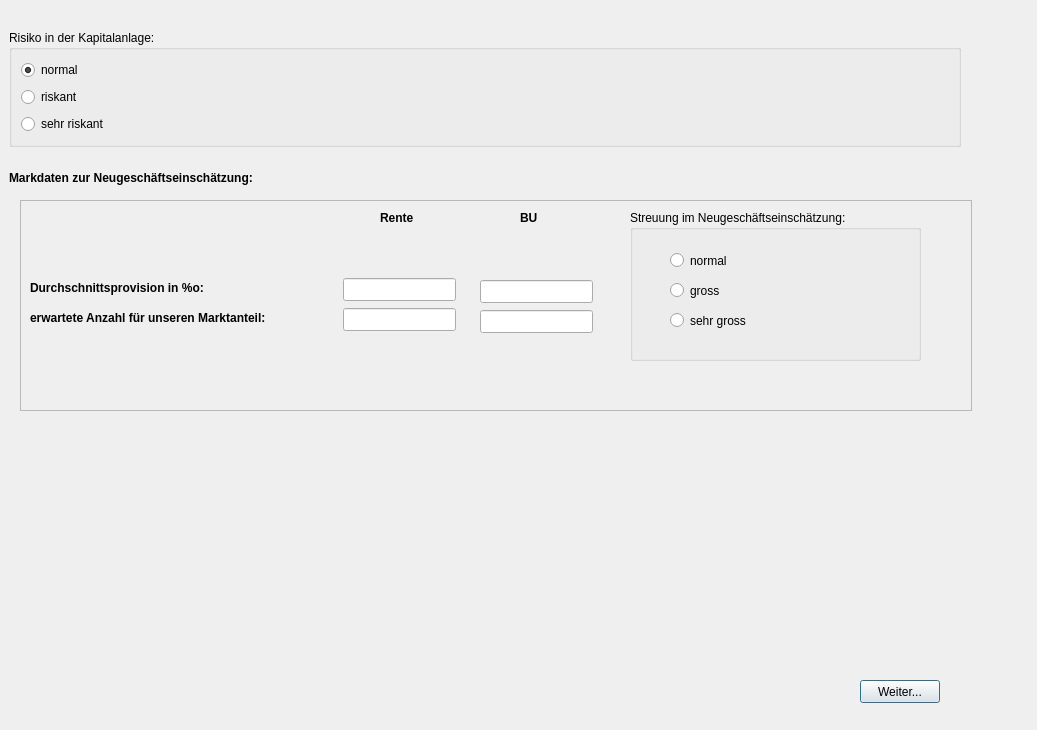
<?xml version="1.0" encoding="UTF-8"?>
<ui version="4.0">
 <class>Dialog</class>
 <widget class="QDialog" name="Dialog">
  <property name="geometry">
   <rect>
    <x>0</x>
    <y>0</y>
    <width>1037</width>
    <height>730</height>
   </rect>
  </property>
  <property name="windowTitle">
   <string>Dialog</string>
  </property>
  <widget class="QLabel" name="label_2">
   <property name="geometry">
    <rect>
     <x>9</x>
     <y>170</y>
     <width>952</width>
     <height>15</height>
    </rect>
   </property>
   <property name="font">
    <font>
     <weight>75</weight>
     <bold>true</bold>
    </font>
   </property>
   <property name="text">
    <string>Markdaten zur Neugeschäftseinschätzung:</string>
   </property>
  </widget>
  <widget class="QFrame" name="frame">
   <property name="geometry">
    <rect>
     <x>20</x>
     <y>200</y>
     <width>952</width>
     <height>211</height>
    </rect>
   </property>
   <property name="minimumSize">
    <size>
     <width>0</width>
     <height>133</height>
    </size>
   </property>
   <property name="maximumSize">
    <size>
     <width>16777215</width>
     <height>16777215</height>
    </size>
   </property>
   <property name="frameShape">
    <enum>QFrame::StyledPanel</enum>
   </property>
   <property name="frameShadow">
    <enum>QFrame::Raised</enum>
   </property>
   <widget class="QLabel" name="label_3">
    <property name="geometry">
     <rect>
      <x>360</x>
      <y>10</y>
      <width>57</width>
      <height>15</height>
     </rect>
    </property>
    <property name="font">
     <font>
      <weight>75</weight>
      <bold>true</bold>
     </font>
    </property>
    <property name="text">
     <string>Rente</string>
    </property>
   </widget>
   <widget class="QLabel" name="label_4">
    <property name="geometry">
     <rect>
      <x>500</x>
      <y>10</y>
      <width>57</width>
      <height>15</height>
     </rect>
    </property>
    <property name="font">
     <font>
      <weight>75</weight>
      <bold>true</bold>
     </font>
    </property>
    <property name="text">
     <string>BU</string>
    </property>
   </widget>
   <widget class="QLabel" name="label_6">
    <property name="geometry">
     <rect>
      <x>10</x>
      <y>80</y>
      <width>261</width>
      <height>16</height>
     </rect>
    </property>
    <property name="font">
     <font>
      <weight>75</weight>
      <bold>true</bold>
     </font>
    </property>
    <property name="text">
     <string>Durchschnittsprovision in %o:</string>
    </property>
   </widget>
   <widget class="QLineEdit" name="lineEdit_ProvisionRente">
    <property name="geometry">
     <rect>
      <x>323</x>
      <y>78</y>
      <width>113</width>
      <height>23</height>
     </rect>
    </property>
   </widget>
   <widget class="QLineEdit" name="lineEdit_ProvisionBu">
    <property name="geometry">
     <rect>
      <x>460</x>
      <y>80</y>
      <width>113</width>
      <height>23</height>
     </rect>
    </property>
   </widget>
   <widget class="QLabel" name="label_7">
    <property name="geometry">
     <rect>
      <x>10</x>
      <y>110</y>
      <width>301</width>
      <height>16</height>
     </rect>
    </property>
    <property name="font">
     <font>
      <weight>75</weight>
      <bold>true</bold>
     </font>
    </property>
    <property name="text">
     <string>erwartete Anzahl für unseren Marktanteil:</string>
    </property>
   </widget>
   <widget class="QLineEdit" name="lineEdit_AnzahlRente">
    <property name="geometry">
     <rect>
      <x>323</x>
      <y>108</y>
      <width>113</width>
      <height>23</height>
     </rect>
    </property>
   </widget>
   <widget class="QLineEdit" name="lineEdit_AnzahlBu">
    <property name="geometry">
     <rect>
      <x>460</x>
      <y>110</y>
      <width>113</width>
      <height>23</height>
     </rect>
    </property>
   </widget>
   <widget class="QRadioButton" name="radioButton_StreuungImNG_normal">
    <property name="geometry">
     <rect>
      <x>650</x>
      <y>50</y>
      <width>99</width>
      <height>21</height>
     </rect>
    </property>
    <property name="text">
     <string>normal</string>
    </property>
   </widget>
   <widget class="QRadioButton" name="radioButton_StreuungImNG_gross">
    <property name="geometry">
     <rect>
      <x>650</x>
      <y>80</y>
      <width>99</width>
      <height>21</height>
     </rect>
    </property>
    <property name="text">
     <string>gross</string>
    </property>
   </widget>
   <widget class="QRadioButton" name="radioButton_StreuungImNG_sehrgross">
    <property name="geometry">
     <rect>
      <x>650</x>
      <y>110</y>
      <width>99</width>
      <height>21</height>
     </rect>
    </property>
    <property name="text">
     <string>sehr gross</string>
    </property>
   </widget>
   <widget class="QGroupBox" name="groupBox">
    <property name="geometry">
     <rect>
      <x>610</x>
      <y>10</y>
      <width>291</width>
      <height>151</height>
     </rect>
    </property>
    <property name="title">
     <string>Streuung im Neugeschäftseinschätzung:</string>
    </property>
   </widget>
   <zorder>groupBox</zorder>
   <zorder>label_3</zorder>
   <zorder>label_4</zorder>
   <zorder>label_6</zorder>
   <zorder>lineEdit_ProvisionRente</zorder>
   <zorder>lineEdit_ProvisionBu</zorder>
   <zorder>label_7</zorder>
   <zorder>lineEdit_AnzahlRente</zorder>
   <zorder>lineEdit_AnzahlBu</zorder>
   <zorder>radioButton_StreuungImNG_normal</zorder>
   <zorder>radioButton_StreuungImNG_gross</zorder>
   <zorder>radioButton_StreuungImNG_sehrgross</zorder>
  </widget>
  <widget class="QGroupBox" name="groupBox_KA_Risiko">
   <property name="geometry">
    <rect>
     <x>9</x>
     <y>30</y>
     <width>952</width>
     <height>117</height>
    </rect>
   </property>
   <property name="title">
    <string>Risiko in der Kapitalanlage:</string>
   </property>
   <layout class="QVBoxLayout" name="verticalLayout_2">
    <item>
     <widget class="QRadioButton" name="radioButton_KA_Risiko_normal">
      <property name="text">
       <string>normal</string>
      </property>
      <property name="checked">
       <bool>true</bool>
      </property>
     </widget>
    </item>
    <item>
     <widget class="QRadioButton" name="radioButton_KA_Risiko_riskant">
      <property name="text">
       <string>riskant</string>
      </property>
     </widget>
    </item>
    <item>
     <widget class="QRadioButton" name="radioButton_KA_Risiko_sehr_riskant">
      <property name="text">
       <string>sehr riskant</string>
      </property>
     </widget>
    </item>
   </layout>
  </widget>
  <widget class="QPushButton" name="pushButton_weiter">
   <property name="geometry">
    <rect>
     <x>860</x>
     <y>680</y>
     <width>80</width>
     <height>23</height>
    </rect>
   </property>
   <property name="text">
    <string>Weiter...</string>
   </property>
  </widget>
 </widget>
 <resources/>
 <connections/>
</ui>
